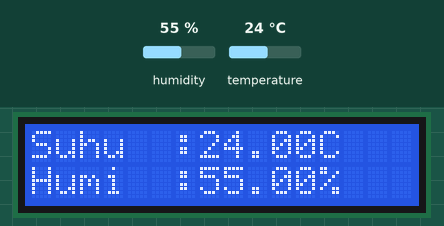
Simulated run of this sketch. Board: Arduino Uno, built with avr-gcc and run on an emulated ATmega328P. Shown: 16×2 character LCD. Inputs (shaded band) come from the test bench; at power-on: humidity 55 %, temperature 24 °C. What the sketch prints to the serial monitor is not drawn.

Above: at 1.2 s.
1.3 s: humidity set to 22 %
At 3.1 s:
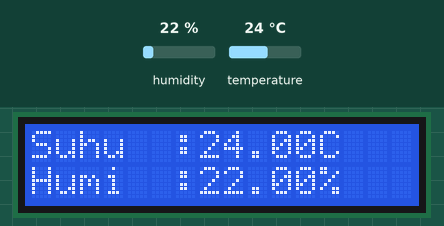
3.6 s: temperature set to 12 °C
At 4.9 s:
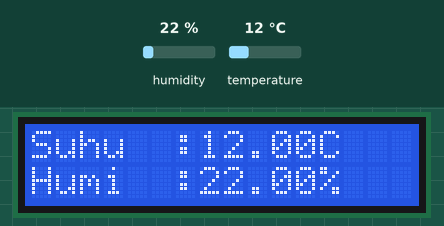
5.7 s: humidity set to 40 %
At 6.8 s:
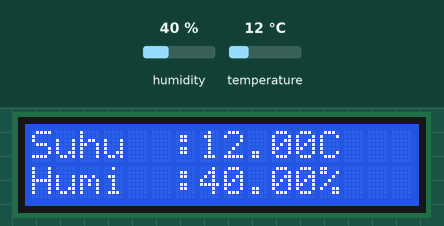
7.8 s: temperature set to 19 °C
At 9.8 s:
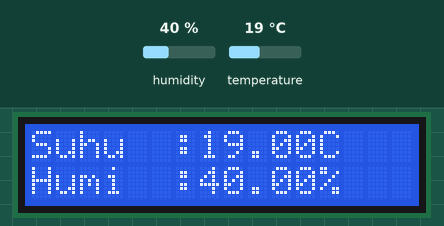
Timing chart, 0 to 10.8 s (numbered marks = the images above; inputs shaded):
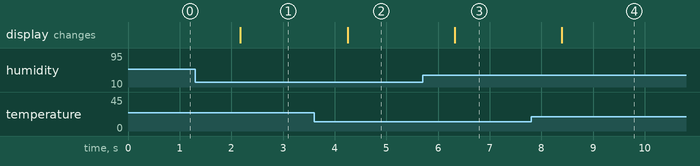

Measured:
- after the input at 1.3 s, the display: changes after 0.88 s (image 1)
- after the input at 3.6 s, the display: changes after 0.65 s (image 2)
- after the input at 5.7 s, the display: changes after 0.62 s (image 3)
- after the input at 7.8 s, the display: changes after 0.60 s (image 4)

The sketch:

23-08-2024.ino
```cpp
//Library initialization
#include "DHTesp.h"
#include <LiquidCrystal_I2C.h>

//pin initialization
const int DHT_PIN = 15;

//sensor variable initialization
DHTesp dhtSensor;
LiquidCrystal_I2C lcd(0x27, 16, 2);


void setup() {
  dhtSensor.setup(DHT_PIN, DHTesp::DHT11);
  lcd.init();
  lcd.backlight();
  Serial.begin(115200);
}

void loop() {
  //read sensor
  TempAndHumidity  dht_response = dhtSensor.getTempAndHumidity();

  //print sensor response in serial monitor
  Serial.println("Suhu \t:" + String(dht_response.temperature,2)  + "C");
  Serial.println("Humi \t:" + String(dht_response.humidity,2)  + "%");

  //show sensor response in lcd
  lcd.setCursor(0, 0);
  lcd.print("Suhu \t:" + String(dht_response.temperature,2)  + "C");
  lcd.setCursor(0, 1);
  lcd.print("Humi \t:" + String(dht_response.humidity,2)  + "%");

  delay(1000);
}
```
